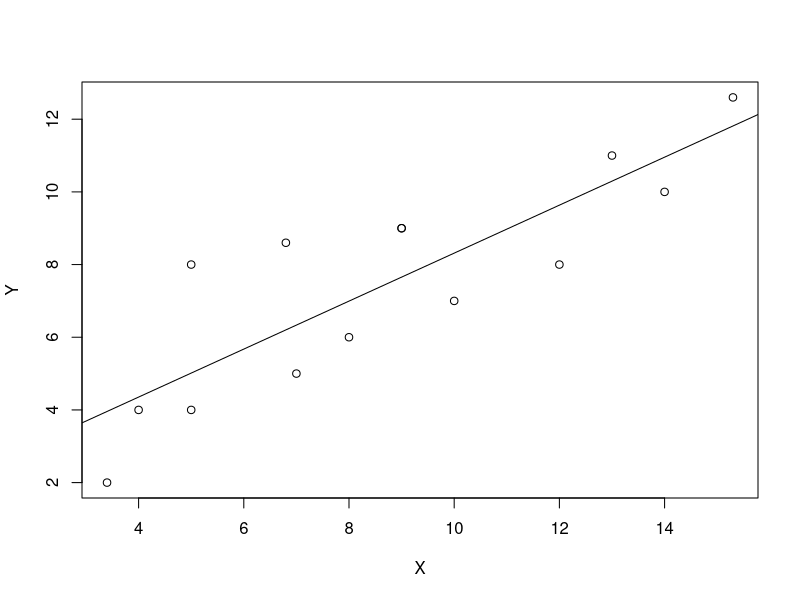
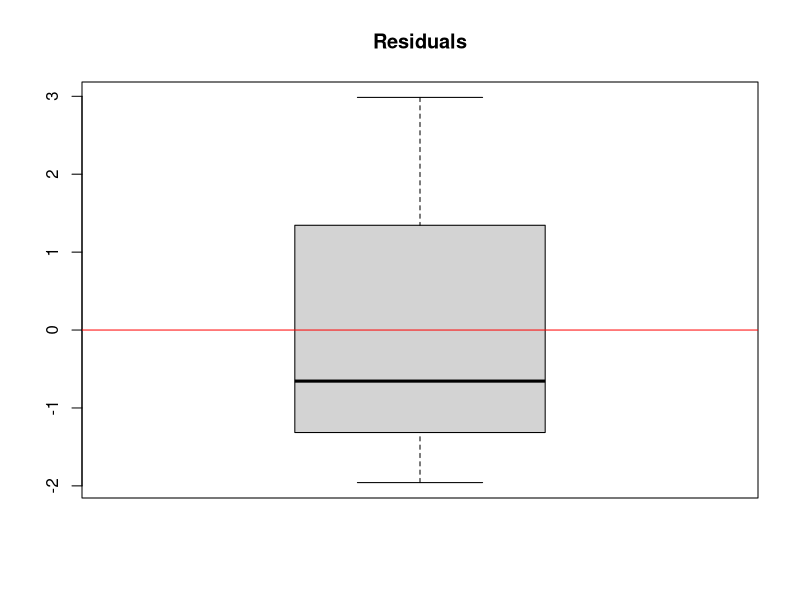

These charts were generated, in order, by the following R code:
X <- c(9, 8, 12, 9, 10, 14, 5, 4, 13, 7, 5, 3.4, 15.3, 6.8)
Y <- c(9, 6, 8, 9, 7, 10, 8, 4, 11, 5, 4, 2, 12.6, 8.6)
LM <- lm(Y ~ X)
plot(X, Y)
abline(LM)
print(summary(LM))

# when looking at the residuals, do not care too much about the min and max values, but rather focus on the middle quartiles

# If we want to plot the residuals, we can use the following code:

residuals <- LM$residuals
boxplot(residuals, main = "Residuals")
abline(0, 0, col = "red")

# How to interpret the output of the summary function:

# The residuals are the differences between the observed values and the predicted values, the smaller the residuals the better the model, by definition they should be normally distributed around 0 and have a constant variance. The residuals should be homoscedastic, meaning that the variance of the residuals should be constant across all levels of the independent variable.

# The smaller the standard error the more reliable is the model in terms of inferential stat, 1.13 for the intercept and 0.12 for the slope is not bad

# The t-value is the ratio of the estimate Std and the standard error (est_Std/Std), the higher the t-value the more significant is the coefficient.

# The p-value is the probability of observing a t-value as extreme as the one observed, given that the null hypothesis is true. The smaller the p-value the more significant is the coefficient. In this case the p-values inform us that we don't have enough evidence to reject the null hypothesis that the intercept is equal to 0.

# However we have enough evidence to reject the null hypothesis that the slope is equal to 0. Because the p-value is smaller than 0.05 -> 0.00013

# We can have different scenarios, in one case we can have a significant slope and a non-significant intercept, in another case we can have a significant intercept and a non-significant slope, in another case we can have both significant, in another case we can have both non-significant.

# The R-squared index is very relevant because tells us and overall info about how good is our model in predicting the dependent variable, in this case the R-squared is 0.77, which means that 77% of the variance in the dependent variable is explained by the independent variable. The closer the R-squared is to 1 the better is the model. The closer the R-squared is to 0 the worse is the model.
